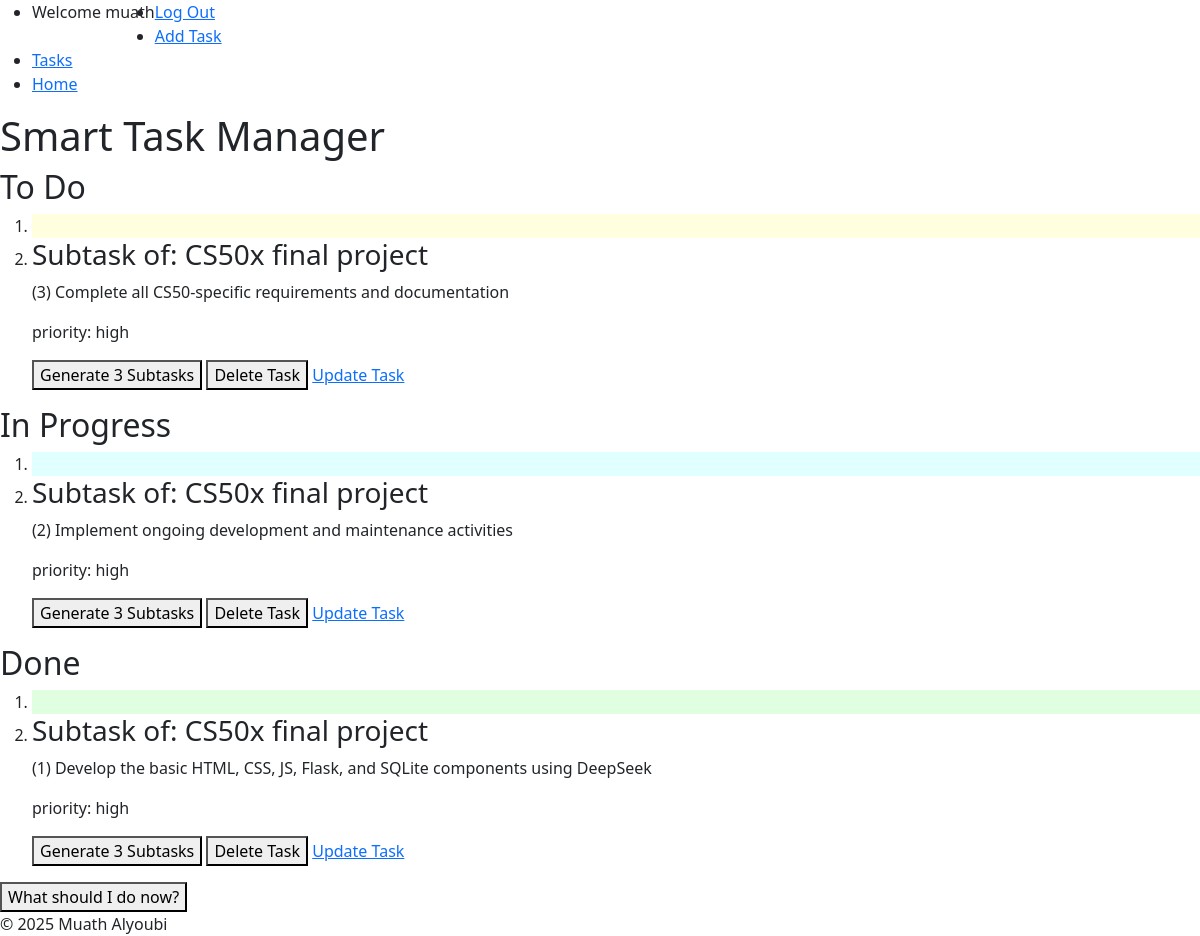
Page / (signed in) on the earlier database version.
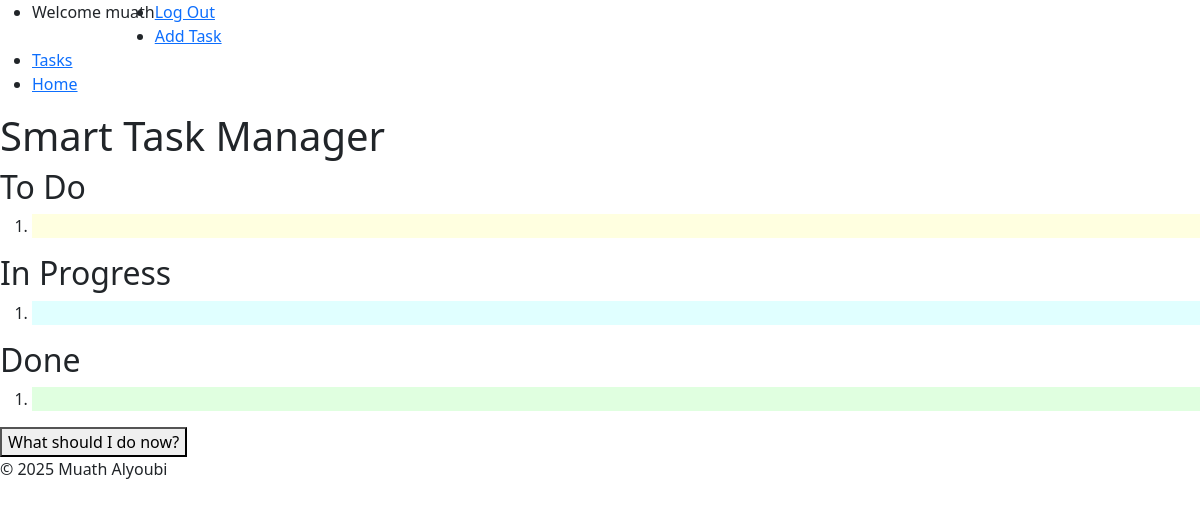
Same page on the later database version.
### tables this page shows
CREATE TABLE tasks(
                id INTEGER PRIMARY KEY AUTOINCREMENT NOT NULL,
                title TEXT NOT NULL,
                user_id INTEGER NOT NULL,
                description TEXT,
                status TEXT NOT NULL DEFAULT 'To Do',
                created_at TIMESTAMP DEFAULT CURRENT_TIMESTAMP, 
                priority TEXT NOT NULL, 
                due_date DATE, parent_id INTEGER DEFAULT NULL,  
                FOREIGN KEY (user_id) REFERENCES users(id) ON DELETE CASCADE
                );

### app.py (the view)
@app.route("/")
@login_required
def index():
    tasks = get_tasks_by_user(session["user_id"])
    subtasks = get_subtasks(session["user_id"])
    return render_template("index.html", tasks=tasks, subtasks=subtasks)

### db.py (called while the page is built)
def get_db():
    if "db" not in g:
        g.db = sqlite3.connect(
            DATABASE,
            detect_types=sqlite3.PARSE_DECLTYPES,
            check_same_thread=False
        )
        g.db.row_factory = sqlite3.Row
    return g.db

def get_tasks_by_user(user_id):
    db = get_db()
    return db.execute(
        """SELECT * FROM tasks WHERE user_id = ? ORDER BY
        CASE WHEN due_date IS NULL THEN 1 ELSE 0 END,
        due_date ASC,
        CASE priority
            WHEN 'high' THEN 1
            WHEN 'medium' THEN 2
            WHEN 'low' THEN 3
        END ASC;
        """,(user_id,)).fetchall()

def get_subtasks(user_id):
    db = get_db()
    return db.execute(
        "SELECT * FROM tasks WHERE user_id = ? AND parent_id IS NOT NULL ORDER BY parent_id",
        (user_id,)).fetchall()

### helpers.py (called while the page is built)
def login_required(f):
    @wraps(f)
    def decorated_function(*args, **kwargs):
        if session.get("user_id") is None:
            return redirect(url_for('login', next=request.url))
        return f(*args, **kwargs)
    return decorated_function

### templates/index.html (shortened to what this page needs)
{% extends "layout.html" %}
{% block body %}
        <header>
            <h1>Smart Task Manager</h1>
        </header>
        <main>
            <section id="kanban-board">
                <section id="todo-column" aria-labelledby="todo-heading" >
                    <h2 id="todo-heading">To Do</h2>
                    <ol class = "task-list" id="To Do">
                        <li style="background-color: #FFFFE0"></li>
                        {% for task in tasks %}
                            {% if task.status == 'To Do' %}
                                <li id="{{ task.id }}" class="task" draggable="true">
                                    <h3>{{ task.title }}</h3>
                                    <p>{{ task.description }}</p>
                                    <p>priority: {{ task.priority }}</p>
                                    {% set ns = namespace(printed=false) %}
                                    <button onclick="generateTask('{{ task.id}}')" id="sub-task">Generate 3 Subtasks</button>
                                    <button onclick="deleteTask('{{ task.id }}')" id="delete-task">Delete Task</button>
                                    <a href="{{ url_for('editTask', id=task.id) }}" id="update-task">Update Task</a>
                                </li>
                            {% endif %}
                        {% endfor %}
                    </ol>
                </section>
                <section id="in-progress-column"  aria-labelledby="in-progress-heading">
                    <h2 id="in-progress-heading">In Progress</h2>
                    <ol class = "task-list" id="In Progress">
                        <li style="background-color: #E0FFFF"></li>
                        {% for task in tasks %}
                            {% if task.status == 'In Progress' %}
                                <li id="{{ task.id }}" class="task" draggable="true">
                                    <h3>{{ task.title }}</h3>
                                    <p>{{ task.description }}</p>
                                    <p>priority: {{ task.priority }}</p>
                                    {% set ns = namespace(printed=false) %}
                                    <button onclick="generateTask('{{ task.id}}')" id="sub-task">Generate 3 Subtasks</button>
                                    <button onclick="deleteTask('{{ task.id }}')" id="delete-task">Delete Task</button>
                                    <a href="{{ url_for('editTask', id=task.id) }}" id="update-task">Update Task</a>
                                </li>
                            {% endif %}
                        {% endfor %}
                    </ol>
                </section>
                <section id="done-column" aria-labelledby="done-heading">
                    <h2 id="done-heading">Done</h2>
                    <ol class = "task-list" id="Done">
                        <li style="background-color: #E0FFE0"></li>
                        {% for task in tasks %}
                            {% if task.status == 'Done' %}
                                <li id="{{ task.id }}" class="task" draggable="true">
                                    <h3>{{ task.title }}</h3>
                                    <p>{{ task.description }}</p>
                                    <p>priority: {{ task.priority }}</p>
                                    {% set ns = namespace(printed=false) %}
                                    <button onclick="generateTask('{{ task.id}}')" id="sub-task">Generate 3 Subtasks</button>
                                    <button onclick="deleteTask('{{ task.id }}')" id="delete-task">Delete Task</button>
                                    <a href="{{ url_for('editTask', id=task.id) }}" id="update-task">Update Task</a>
                                </li>
                            {% endif %}
                        {% endfor %}
                    </ol>
                </section>
            </section>
            <button id="next-task-btn" onclick="getNextTask()">What should I do now?</button>
        </main>
{% endblock %}

### templates/layout.html (shortened to what this page needs)
<!DOCTYPE html>
<html lang="en">
    <head>
        <link rel="stylesheet" href="{{ url_for('static', filename='css/style.css') }}">
        <link href="https://getbootstrap.com/docs/5.3/assets/css/docs.css" rel="stylesheet">
        <link href="https://cdn.jsdelivr.net/npm/bootstrap@5.3.8/dist/css/bootstrap.min.css" rel="stylesheet">
    </head>
    <body>
        <nav id="navbar">
            {% if session["username"] %}
                <ul>
                    <li style="float: left;"><p>Welcome {{ session["username"] }}</p></li>
                    <li><a href="/logout">Log Out</a></li>
                    <li><a href="/addtask">Add Task</a></li>
                    <li><a href="/tasks">Tasks</a></li>
                    <li><a href="/">Home</a></li>
                </ul>
            {% else %}
                <ul>
                    <li><a href="/login">Log In</a></li>
                    <li><a href="/register">Register</a></li>
                </ul>
            {% endif %}
        </nav>
        {% block body %}{% endblock %}
        <footer>
            &copy; 2025 Muath Alyoubi
        </footer>
    </body>
</html>

Differences in the rows shown:
removed tasks: title "Subtask of: CS50x final project", description "(3) Complete all CS50-specific requirements and documentation", priority "high", shown under "To Do"
removed tasks: title "Subtask of: CS50x final project", description "(2) Implement ongoing development and maintenance activities", priority "high", shown under "In Progress"
removed tasks: title "Subtask of: CS50x final project", description "(1) Develop the basic HTML, CSS, JS, Flask, and SQLite components using DeepSeek", priority "high", shown under "Done"
